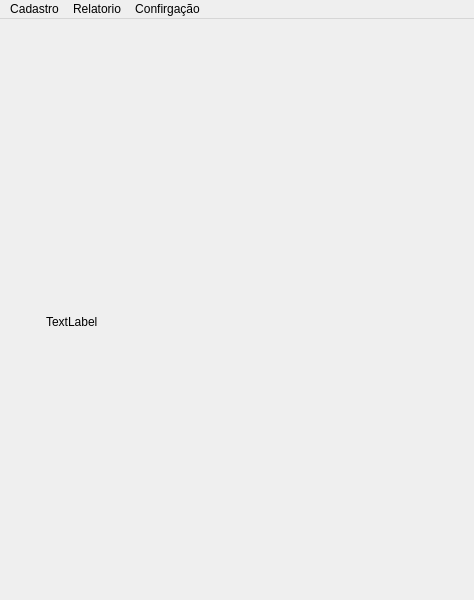
<?xml version="1.0" encoding="UTF-8"?>
<ui version="4.0">
 <class>MainWindow</class>
 <widget class="QMainWindow" name="MainWindow">
  <property name="geometry">
   <rect>
    <x>0</x>
    <y>0</y>
    <width>474</width>
    <height>600</height>
   </rect>
  </property>
  <property name="windowTitle">
   <string>MainWindow</string>
  </property>
  <widget class="QWidget" name="centralwidget">
   <widget class="QStackedWidget" name="stackedWidget">
    <property name="geometry">
     <rect>
      <x>0</x>
      <y>40</y>
      <width>471</width>
      <height>541</height>
     </rect>
    </property>
    <property name="currentIndex">
     <number>0</number>
    </property>
    <widget class="QWidget" name="principal">
     <widget class="QLabel" name="logo">
      <property name="geometry">
       <rect>
        <x>46</x>
        <y>52</y>
        <width>391</width>
        <height>421</height>
       </rect>
      </property>
      <property name="toolTip">
       <string>&lt;html&gt;&lt;head/&gt;&lt;body&gt;&lt;p align=&quot;center&quot;&gt;&lt;br/&gt;&lt;/p&gt;&lt;/body&gt;&lt;/html&gt;</string>
      </property>
      <property name="text">
       <string>TextLabel</string>
      </property>
     </widget>
    </widget>
    <widget class="QWidget" name="pesquiar_colaborador">
     <widget class="QLineEdit" name="lineEdit_12">
      <property name="geometry">
       <rect>
        <x>20</x>
        <y>20</y>
        <width>341</width>
        <height>20</height>
       </rect>
      </property>
     </widget>
     <widget class="QPushButton" name="pushButton_3">
      <property name="geometry">
       <rect>
        <x>370</x>
        <y>20</y>
        <width>75</width>
        <height>23</height>
       </rect>
      </property>
      <property name="text">
       <string>Pesquisar</string>
      </property>
     </widget>
     <widget class="QTableWidget" name="tableWidget">
      <property name="geometry">
       <rect>
        <x>20</x>
        <y>50</y>
        <width>441</width>
        <height>441</height>
       </rect>
      </property>
     </widget>
    </widget>
    <widget class="QWidget" name="cadastro_colaborador">
     <widget class="QLineEdit" name="edt_id">
      <property name="enabled">
       <bool>false</bool>
      </property>
      <property name="geometry">
       <rect>
        <x>20</x>
        <y>30</y>
        <width>51</width>
        <height>20</height>
       </rect>
      </property>
     </widget>
     <widget class="QLineEdit" name="edt_nome_2">
      <property name="geometry">
       <rect>
        <x>80</x>
        <y>30</y>
        <width>371</width>
        <height>20</height>
       </rect>
      </property>
     </widget>
     <widget class="QLineEdit" name="edt_cpf">
      <property name="geometry">
       <rect>
        <x>190</x>
        <y>80</y>
        <width>121</width>
        <height>20</height>
       </rect>
      </property>
      <property name="text">
       <string/>
      </property>
     </widget>
     <widget class="QLabel" name="label">
      <property name="geometry">
       <rect>
        <x>20</x>
        <y>10</y>
        <width>51</width>
        <height>16</height>
       </rect>
      </property>
      <property name="text">
       <string> Códico:</string>
      </property>
     </widget>
     <widget class="QLabel" name="label_2">
      <property name="geometry">
       <rect>
        <x>80</x>
        <y>10</y>
        <width>121</width>
        <height>16</height>
       </rect>
      </property>
      <property name="text">
       <string> Nome Completo:</string>
      </property>
     </widget>
     <widget class="QLabel" name="label_3">
      <property name="geometry">
       <rect>
        <x>20</x>
        <y>60</y>
        <width>101</width>
        <height>16</height>
       </rect>
      </property>
      <property name="text">
       <string> Função:</string>
      </property>
     </widget>
     <widget class="QLabel" name="label_4">
      <property name="geometry">
       <rect>
        <x>190</x>
        <y>60</y>
        <width>101</width>
        <height>16</height>
       </rect>
      </property>
      <property name="text">
       <string> CPF:</string>
      </property>
     </widget>
     <widget class="QComboBox" name="comboBox_funcao">
      <property name="enabled">
       <bool>true</bool>
      </property>
      <property name="geometry">
       <rect>
        <x>20</x>
        <y>80</y>
        <width>161</width>
        <height>22</height>
       </rect>
      </property>
      <property name="editable">
       <bool>true</bool>
      </property>
     </widget>
     <widget class="QLabel" name="label_9">
      <property name="geometry">
       <rect>
        <x>320</x>
        <y>60</y>
        <width>101</width>
        <height>16</height>
       </rect>
      </property>
      <property name="text">
       <string> RG:</string>
      </property>
     </widget>
     <widget class="QLineEdit" name="edt_rg">
      <property name="geometry">
       <rect>
        <x>320</x>
        <y>80</y>
        <width>121</width>
        <height>20</height>
       </rect>
      </property>
      <property name="text">
       <string/>
      </property>
     </widget>
     <widget class="QLabel" name="label_10">
      <property name="geometry">
       <rect>
        <x>20</x>
        <y>160</y>
        <width>101</width>
        <height>16</height>
       </rect>
      </property>
      <property name="text">
       <string> Endereço:</string>
      </property>
     </widget>
     <widget class="QLineEdit" name="edt_endereco">
      <property name="geometry">
       <rect>
        <x>20</x>
        <y>180</y>
        <width>331</width>
        <height>20</height>
       </rect>
      </property>
      <property name="text">
       <string/>
      </property>
     </widget>
     <widget class="QLabel" name="label_11">
      <property name="geometry">
       <rect>
        <x>360</x>
        <y>160</y>
        <width>51</width>
        <height>16</height>
       </rect>
      </property>
      <property name="text">
       <string> Nº</string>
      </property>
     </widget>
     <widget class="QLineEdit" name="edt_numeroEnd">
      <property name="geometry">
       <rect>
        <x>360</x>
        <y>180</y>
        <width>81</width>
        <height>20</height>
       </rect>
      </property>
      <property name="text">
       <string/>
      </property>
     </widget>
     <widget class="QLabel" name="label_12">
      <property name="geometry">
       <rect>
        <x>20</x>
        <y>210</y>
        <width>101</width>
        <height>16</height>
       </rect>
      </property>
      <property name="text">
       <string> Bairro:</string>
      </property>
     </widget>
     <widget class="QLineEdit" name="edt_bairro">
      <property name="geometry">
       <rect>
        <x>20</x>
        <y>230</y>
        <width>191</width>
        <height>20</height>
       </rect>
      </property>
      <property name="text">
       <string/>
      </property>
     </widget>
     <widget class="QLabel" name="label_13">
      <property name="geometry">
       <rect>
        <x>230</x>
        <y>210</y>
        <width>101</width>
        <height>16</height>
       </rect>
      </property>
      <property name="text">
       <string> Cidade:</string>
      </property>
     </widget>
     <widget class="QLabel" name="label_14">
      <property name="geometry">
       <rect>
        <x>360</x>
        <y>210</y>
        <width>51</width>
        <height>16</height>
       </rect>
      </property>
      <property name="text">
       <string> UF</string>
      </property>
     </widget>
     <widget class="QComboBox" name="comboBox_cidade">
      <property name="enabled">
       <bool>true</bool>
      </property>
      <property name="geometry">
       <rect>
        <x>230</x>
        <y>230</y>
        <width>121</width>
        <height>22</height>
       </rect>
      </property>
      <property name="editable">
       <bool>true</bool>
      </property>
     </widget>
     <widget class="QComboBox" name="comboBox_uf">
      <property name="enabled">
       <bool>true</bool>
      </property>
      <property name="geometry">
       <rect>
        <x>360</x>
        <y>230</y>
        <width>51</width>
        <height>22</height>
       </rect>
      </property>
      <property name="editable">
       <bool>true</bool>
      </property>
     </widget>
     <widget class="QLabel" name="label_15">
      <property name="geometry">
       <rect>
        <x>20</x>
        <y>110</y>
        <width>101</width>
        <height>16</height>
       </rect>
      </property>
      <property name="text">
       <string> CNH:</string>
      </property>
     </widget>
     <widget class="QLineEdit" name="edt_cnh">
      <property name="geometry">
       <rect>
        <x>20</x>
        <y>130</y>
        <width>121</width>
        <height>20</height>
       </rect>
      </property>
      <property name="text">
       <string/>
      </property>
     </widget>
     <widget class="QPushButton" name="btn_salvar">
      <property name="geometry">
       <rect>
        <x>300</x>
        <y>430</y>
        <width>75</width>
        <height>23</height>
       </rect>
      </property>
      <property name="text">
       <string>Salvar</string>
      </property>
     </widget>
     <widget class="QPushButton" name="btn_fechar">
      <property name="geometry">
       <rect>
        <x>380</x>
        <y>430</y>
        <width>75</width>
        <height>23</height>
       </rect>
      </property>
      <property name="text">
       <string>Fechar</string>
      </property>
     </widget>
    </widget>
    <widget class="QWidget" name="cadastro_usuario">
     <widget class="QWidget" name="widget" native="true">
      <property name="geometry">
       <rect>
        <x>40</x>
        <y>80</y>
        <width>381</width>
        <height>401</height>
       </rect>
      </property>
      <layout class="QVBoxLayout" name="verticalLayout">
       <item>
        <widget class="QLineEdit" name="edt_nome">
         <property name="baseSize">
          <size>
           <width>0</width>
           <height>3</height>
          </size>
         </property>
         <property name="placeholderText">
          <string> Digite Nome Completo</string>
         </property>
        </widget>
       </item>
       <item>
        <widget class="QLineEdit" name="edt_login">
         <property name="placeholderText">
          <string>Digite o Login</string>
         </property>
        </widget>
       </item>
       <item>
        <widget class="QLineEdit" name="edt_senha">
         <property name="placeholderText">
          <string>Digite a Senha</string>
         </property>
        </widget>
       </item>
       <item>
        <widget class="QLineEdit" name="edt_c_senha">
         <property name="placeholderText">
          <string> Repita a Senha</string>
         </property>
        </widget>
       </item>
       <item>
        <widget class="QPushButton" name="btn_salvar_user">
         <property name="text">
          <string>Salvar</string>
         </property>
        </widget>
       </item>
       <item>
        <widget class="QPushButton" name="btn_fechar_2">
         <property name="text">
          <string>Fechar</string>
         </property>
        </widget>
       </item>
      </layout>
     </widget>
    </widget>
    <widget class="QWidget" name="configurar_logo"/>
   </widget>
  </widget>
  <widget class="QMenuBar" name="menubar">
   <property name="geometry">
    <rect>
     <x>0</x>
     <y>0</y>
     <width>474</width>
     <height>21</height>
    </rect>
   </property>
   <widget class="QMenu" name="menuCadastro">
    <property name="title">
     <string>Cadastro</string>
    </property>
    <widget class="QMenu" name="menuColaborador">
     <property name="title">
      <string>Colaborador</string>
     </property>
     <addaction name="actionPesquisar"/>
     <addaction name="actionCadastrar"/>
    </widget>
    <addaction name="menuColaborador"/>
    <addaction name="actionUser"/>
   </widget>
   <widget class="QMenu" name="menuRelatorio">
    <property name="title">
     <string>Relatorio</string>
    </property>
    <addaction name="actionRelat_rio_por_Colaborador"/>
   </widget>
   <widget class="QMenu" name="menuConfirga_o">
    <property name="title">
     <string>Confirgação</string>
    </property>
    <addaction name="actionTrocar_Logo"/>
   </widget>
   <addaction name="menuCadastro"/>
   <addaction name="menuRelatorio"/>
   <addaction name="menuConfirga_o"/>
  </widget>
  <action name="actionUser">
   <property name="text">
    <string>Usuário</string>
   </property>
  </action>
  <action name="actionRelat_rio_por_Colaborador">
   <property name="text">
    <string>Relatório por Colaborador</string>
   </property>
  </action>
  <action name="actionPesquisar">
   <property name="text">
    <string>Pesquisar</string>
   </property>
  </action>
  <action name="actionCadastrar">
   <property name="text">
    <string>Cadastrar</string>
   </property>
  </action>
  <action name="actionTrocar_Logo">
   <property name="text">
    <string>Trocar Logo</string>
   </property>
  </action>
 </widget>
 <resources/>
 <connections/>
</ui>
